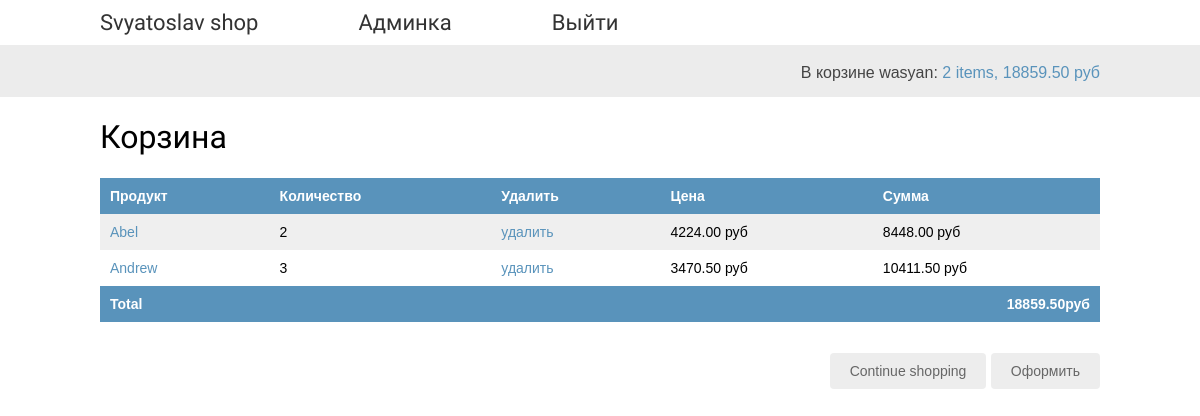
The page /cart/ (signed in) on the database as committed earlier.
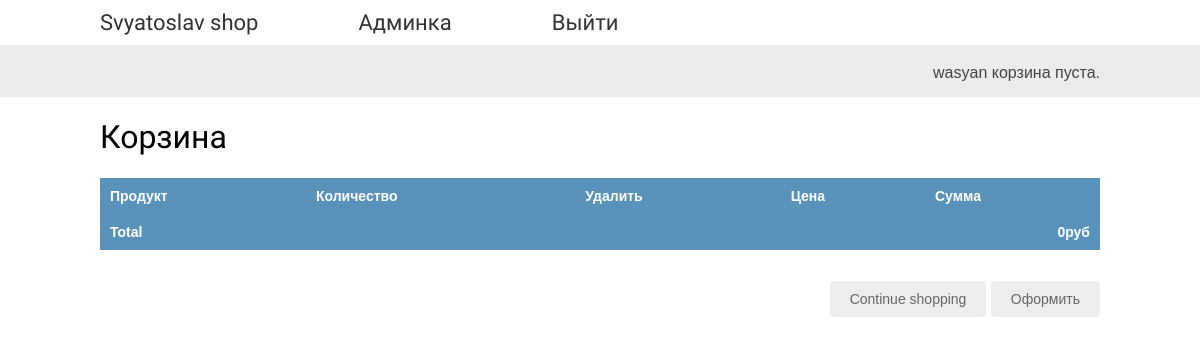
The same page on the database as committed later.
### cart/models.py (models this page shows, shortened)
class Cart_bd(models.Model):
    user = models.OneToOneField(User, on_delete=models.CASCADE)
    def get_total_cost(self):
        total_cost = sum(item.get_cost() for item in self.items.all())
        return total_cost

class CartItem(models.Model):
    cart = models.ForeignKey(Cart_bd,
                             related_name='items',
                             on_delete=models.CASCADE)
    product = models.ForeignKey(Product,
                                related_name='cart_items',
                                on_delete=models.CASCADE)
    price = models.DecimalField(max_digits=10, decimal_places=2)
    quantity = models.PositiveIntegerField(default=1)
    def get_cost(self):
        return self.price * self.quantity

### shop/models.py (models this page shows, shortened)
class Product(models.Model):
    article = models.CharField(max_length=10, unique=True)
    name = models.CharField(max_length=100)
    purchase_price = models.DecimalField(max_digits=10, decimal_places=2)
    retail_price = models.DecimalField(max_digits=10, decimal_places=2)
    available = models.BooleanField(default=True)
    description = models.TextField(blank=True)
    class Meta:
        ordering = ('name',)
        index_together = (('id', 'article'),)
    def get_absolute_url(self):
        return reverse('shop:product_detail', args=[self.id, self.article])

### cart/views.py (the view)
# urls.py: path('', views.cart_detail, name='cart_detail'),
@logger.catch
@login_required
def cart_detail(request):
    user = request.user
    cart = Cart(request)
    return render(request, 'cart/detail.html', {'username': user.username, 'cart': cart,
                                                'total_items': cart.__len__()})

### cart/cart.py (called while the page is built)
    def get_items_cart(self):
        return self.cart_item

    def __len__(self):
        if self.cart_item:
            return self.cart_item.count()
        return 0

    def get_total_price(self):
        return self.cart.get_total_cost()

### cart/templates/cart/detail.html (shortened to what this page needs)
{% extends "shop/base.html" %}
{% load static %}
{% block content %}
  <h1>Корзина</h1>
  <table class="cart">
    <thead>
      <tr>
        <th>Продукт</th>
        <th>Количество</th>
        <th>Удалить</th>
        <th>Цена</th>
        <th>Сумма</th>
      </tr>
    </thead>
    <tbody>
      {% for item in cart.get_items_cart %}
        {% with product=item.product %}
          <tr>
            <td>
                <a href="{{ product.get_absolute_url }}">{{ item.product.name }}</a>
            </td>
            <td>{{ item.quantity }}</td>
            <td><a href="{% url "cart:cart_remove" item.product.id %}">удалить</a></td>
            <td>{{ item.price }} руб</td>
            <td>{{ item.get_cost }} руб</td>
          </tr>
        {% endwith %}
      {% endfor %}
      <tr class="total">
        <td>Total</td>
        <td colspan="3"></td>
        <td class="num">{{ cart.get_total_price }}руб</td>
      </tr>
    </tbody>
  </table>
  <p class="text-right">
    <a href="{% url "shop:product_list" %}" class="button light">Continue shopping</a>
    <a href="{% url "orders:order_pdf" %}" class="button light">Оформить</a>
  </p>
{% endblock %}

### shop/templates/shop/base.html (shortened to what this page needs)
<!DOCTYPE html>
{% load static %}
<html>
        <head>
            <link href="{% static "css/base.css" %}" rel="stylesheet">
        </head>
    <body>
        <div id="header">
            <a href="/" class="logo">Svyatoslav shop</a>
            {% if username %}
            <a href="/admin" class="logo">Админка</a>
            <a href="{% url 'logout'%}?next={{request.path}}" class="logo">Выйти</a>
            {% else %}
            <a href="/accounts/register" class="logo">Регистрация</a>
            <a href="/accounts/login" class="logo">Вход</a>
            {% endif %}
        </div>
        <div id="subheader">
            <div class="cart">
          {% if total_items > 0 %}
            В корзине {{username}}:
            <a href="{% url "cart:cart_detail" %}">
              {{ total_items }} item{{ total_items|pluralize }},
              {{ cart.get_total_price }} руб
            </a>
          {% else %}
            {{username}} корзина пуста.
          {% endif %}
            </div>
        </div>
        <div id="content">
            {% block content %}{% endblock %}
        </div>
    </body>
</html>

### shop/static/css/base.css (style rules this page uses)
body { margin:0; padding:0; font-family:helvetica, sans-serif; }
h1, h2, h3, h4, h5 , h6 { font-family: 'Ubuntu', sans-serif; font-weight:normal; }
a { text-decoration:none; color:#5993bb; }
a.button, input[type="submit"] { color:#fff; background:#5993bb; border-radius:4px; padding:10px 20px; font-size:14px; border:0; }
a.button.light { color:#666; background:#ededed; }
.text-right { text-align:right; }
table { width:100%; border-spacing:0; border-collapse: collapse; }
table th, table td { text-align:left; font-size:14px; padding:10px; margin:0; }
tbody tr:nth-child(odd) { background:#efefef; }
thead th, tbody tr.total { background:#5993bb; color:#fff; font-weight:bold; }
table.cart { margin-bottom:40px; }
tbody td.num { text-align:right; }
#header { padding:10px 100px; font-size:18px; overflow:auto; }
#subheader { background:#ececec; color:#444; padding:15px 100px; overflow:auto; }
#header .logo { font-family: 'Ubuntu', sans-serif; float:left; color:#333; font-size:22px; margin-right:10%; }
#subheader .cart { float:right; padding-top:4px; }
#content { padding:0 100px; overflow:hidden; }

Rows that differ between the two databases and show on the page:
removed CartItem: product.name "Abel", quantity "2", price "4224.00", get_cost "8448.00"
removed CartItem: product.name "Andrew", quantity "3", price "3470.50", get_cost "10411.50"
shown differently, row unchanged: Cart_bd: get_total_price "18859.50" → "0"; get_total_price "18859.50" → (not shown)
Other text that changed with them:
{{ username }}: (not shown) → "wasyan"
{{ username }}: "wasyan" → (not shown)
{{ total_items }}: "2" → (not shown)
text no longer shown: "В корзине : item , руб"
text now shown: "корзина пуста."
